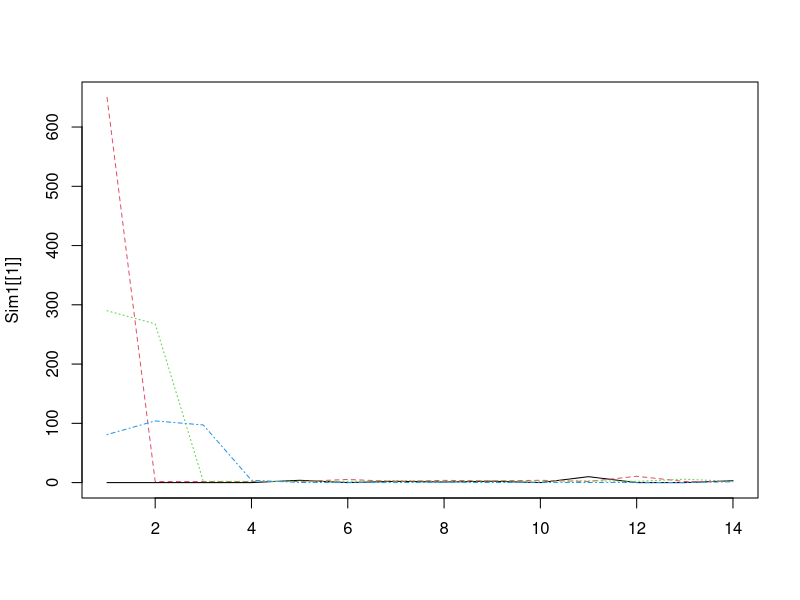
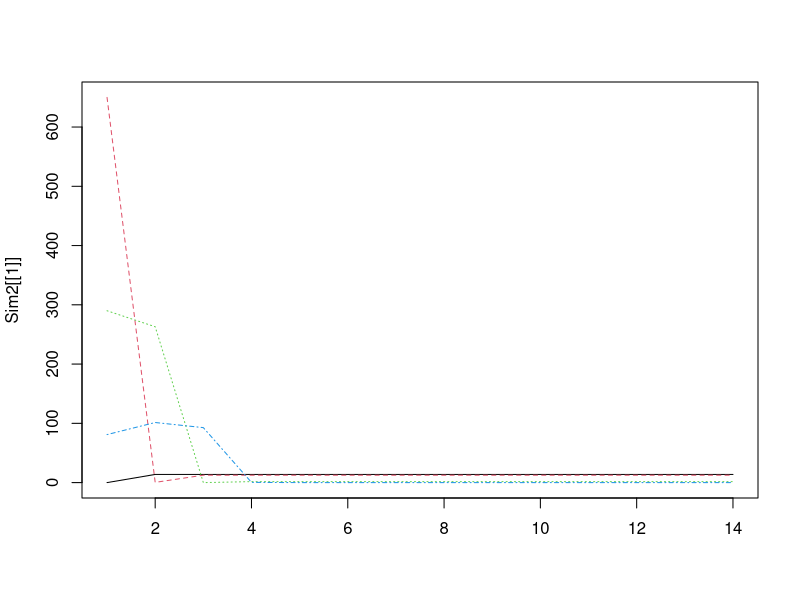

The R source for these figures, in order: (Note: this script raises an error after producing the figures.)
## ---- chunk 1
library(MASS)
#Survival of stages see table 1
#Fecundity
#scaling factor

Casa<-function (S,f,B,N,t,d){#calculate Nt+1 for each stage
  Nt<-data.frame(n1=NA,n2=NA,n3=NA,n4=NA)
    Nt[1,]<-N
  seed<-rnorm(1,73)
  set.seed(seed)
  D<-mvrnorm(1,c(0,0,0,0),d)
  for (i in 2:t){
   n1<-S[1]*exp(-B*sum(Nt[i-1,]))*(  f[2]*Nt[i-1,2]/2 + f[3]*Nt[i-1,3]/2 +f[4]*Nt[i-1,4]/2)+D[1]
   n2<-S[2]*Nt[i-1,1]+D[2]
   n3<-S[3]*Nt[i-1,2]+D[3]
   n4<-S[4]*Nt[i-1,3]+S[5]*Nt[i-1,4]+D[4]
   Nt[i,]<- sapply(c(n1,n2,n3,n4),function(x) max(0,x))
  }#S= survorship vecotr, F=fecundity, B=scaling, N starting population, t is time, d is covar matrix for multivariate normal
return(list(Nt,seed))}
Sim1<-Casa(S=c(0.01,0.88,0.41,0.35,0.04),f=c(0,0.24e6,0.465e6,0.795e6),B=1, N=c(0,650,290,81),t=14,
  d=matrix(c(100,1,1,1,
              1,10,1,1,
              1,1,10,1,
              1,1,1,10),byrow=T,ncol=4) )
  ##The intial densities are average for size classes (one=1:10mm,two=11:20mm,three=21:max mm) in Lake Erie
matplot(Sim1[[1]],type="l")
Sim2<-Casa(S=c(0.01,0.88,0.41,0.35,0.04),f=c(0,0.24e6,0.465e6,0.795e6),B=1, N=c(0,650,290,81),t=14,
  d=matrix(c(100,1,1,1,
              1,10,1,1,
              1,1,10,1,
              1,1,1,10),byrow=T,ncol=4) )
matplot(Sim2[[1]],type="l")

## ---- chunk 2
DM.fun<-function (p,data=list(Sim1[[1]],Sim2[[1]],B=1)) { #####fun to estimate model for given parameters,p
  S<-exp(p[1:4])/(1+exp(p[1:4]))
  f<-p[5:7]
  d1<-p[8:9]
  d2<-p[10:11]
  data1<-data[[1]]
  Mt1<-data.frame(n2=NA,n3=NA,n4=NA)
    Mt1[1,]<-data1[1,2:4]#mt-1, the first year except no velegers
  for(i in 2:dim(data1)[1]){
   m2<-S[1]*exp(-B*sum(Mt1[i-1,]))*(  f[1]*Mt1[i-1,1]/2 + f[2]*Mt1[i-1,2]/2 +f[3]*Mt1[i-1,3]/2)
   #m2<-log(S[2]*Nt[i-1,1])  #removed since we don't have that data
   m3<-S[2]*Mt1[i-1,1]
   m4<-S[3]*Mt1[i-1,2]+S[4]*Mt1[i-1,3]
   Mt1[i,]<-sapply(c(m2,m3,m4),function(X) max(X,1e-200))
    }
  data2<-data[[2]]
  Mt2<-data.frame(n2=NA,n3=NA,n4=NA)
    Mt2[1,]<-data2[1,2:4]#mt-1, the first year except no velegers
  for(i in 2:dim(data2)[1]){
   m2<-S[1]*exp(-B*sum(Mt2[i-1,]))*(  f[1]*Mt2[i-1,1]/2 + f[2]*Mt2[i-1,2]/2 +f[3]*Mt2[i-1,3]/2)
   #m2<-log(S[2]*Nt[i-1,1])  #removed since we don't have that data
   m3<-S[2]*Mt2[i-1,1]
   m4<-S[3]*Mt2[i-1,2]+S[4]*Mt2[i-1,3]
   Mt2[i,]<-sapply(c(m2,m3,m4),function(X) max(X,1e-200))
    }
  
  #the covariance matrix, 
  sig1<-matrix(c(d1[1],d1[2],d1[2],
                d1[2],d1[1],d1[2],
                d1[2],d1[2],d1[1]),byrow=T,ncol=3)
  sig2<-matrix(c(d2[1],d2[2],d2[2],
                d2[2],d2[1],d2[2],
                d2[2],d2[2],d2[1]),byrow=T,ncol=3)  
  ##Likelihood
  mod1<-log(Mt1[-1,])#the estimated model, minus first year (not modeled)
  dat1<-log(data1[-1,-1]+1e-200)#the simulated data, minus the first year and first stage
  LL1<-(dim(dat1)[1]/2)*log(det(sig1)) - 0.5* sum(  sapply(1:dim(dat1)[1],function(tt) {  
      as.matrix(mod1[tt,] - dat1[tt,])%*%ginv(sig1)%*%t( as.matrix(mod1[tt,] - dat1[tt,]))
      })) #if solve(sig) throws errors, try ginv(sig)
  mod2<-log(Mt2[-1,])#the estimated model, minus first year (not modeled)
  dat2<-log(data2[-1,-1]+1e-200)#the simulated data, minus the first year and first stage
  LL2<-(dim(dat2)[1]/2)*log(det(sig2)) - 0.5* sum(  sapply(1:dim(dat2)[1],function(tt) {  
      as.matrix(mod2[tt,] - dat2[tt,])%*%ginv(sig2)%*%t( as.matrix(mod2[tt,] - dat2[tt,]))
      })) 
  -LL1+LL2
}###End Function

p<-c(c(0.88,0.41,0.35,0.04), #S
            c(0.24e6,0.465e6,0.795e6), #f
            c(1,.1),                  #d1
            c(1,.2))  #d2
hey<-optim(par=p,fn=DM.fun,control=list(maxit=1000,trace=0))

exp(hey$par[1:4])/(1+exp(hey$par[1:4]))
